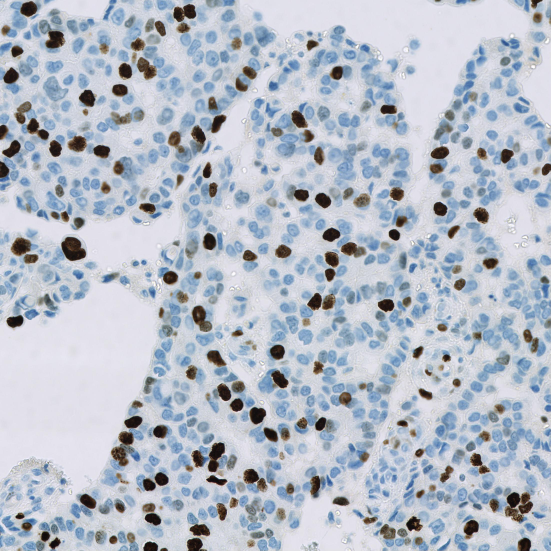
#> input picture OS-2-ndpi-detail.png, 1101 x 1101 px, found by its file name (shown at 1/2 size)
$ jupyter execute intro.ipynb
#> lines starting #> are read from the running program, lines starting #| are printed output that depends on the picture
# Image Processing Overview

This is a (very) brief overview of key image processing terms for pathologists interested in digital pathology.

Here, I have used [NumPy](https://numpy.org), [SciPy](https://scipy.org) and [scikit-image](https://scikit-image.org) for image processing.

Thanks to [Jupyter Book](https://jupyterbook.org), the {guilabel}`Click to show` buttons can be used to view the original Python code used to generate each image.

> The example Ki67 image is extracted from OS-2.ndpi.
> The original whole slide image is part of the OpenSlide freely-distributed data (https://openslide.org).
>
> You can find a more extensive introduction to bioimage analysis at https://bioimagebook.github.io/

[cell 1]
"""
Imports and helper functions used below.
"""

from imageio import imread
from matplotlib import pyplot as plt
import numpy as np
from typing import Iterable
from scipy import ndimage
import skimage


def rescale_percentiles(im, clip_percentile) -> np.ndarray:
    """
    Helper function to rescale a single channel image between 0 and 1, clipping by a specified percentile
    (both at the upper and lower bound).
    This is useful as a contrast adjustment method for an image intended only for display.
    """
    vmin = np.percentile(im, clip_percentile)
    vmax = np.percentile(im, 100-clip_percentile)
    return np.clip((im - vmin) / (vmax - vmin), 0, 1)


def colorize(im: np.ndarray, color: Iterable) -> np.ndarray:
    """
    Helper function to convert a single-channel image into a colorized (RGB) version.
    The color is expected to be a tuple with three values between 0 and 1 (for red, green and blue respectively).
    """
    return np.atleast_3d(im) * np.asarray(color).reshape((1, 1, 3))


def show_images(images, figheight=3, clip_percentile=None, cmap='gray', do_plot=True, n_rows=1, **kwargs):
    """
    Helper function to plot multiple images in a figure, in a standardized way.
    """
    n = len(images)
    figure = plt.figure(figsize=(figheight*n, figheight))
    counter = 0
    n_cols = n // n_rows
    for name, im in images.items():
        counter += 1
        plt.subplot(n_rows, n_cols, counter)
        if clip_percentile and im.dtype != bool:
            vmin = np.percentile(im, clip_percentile)
            vmax = np.percentile(im, 100-clip_percentile)
            plt.imshow(im, vmin=vmin, vmax=vmax, cmap=cmap, **kwargs)
        else:
            plt.imshow(im, cmap=cmap, **kwargs)
        if name:
            plt.title(name)
        plt.axis(False)
    plt.tight_layout()
    if do_plot:
        plt.show()


def label2rgb(labs, random_colors=False, **kwargs) -> np.ndarray:
    """
    Wrapper around skimage.color.label2rgb to optionally generate more random colours.
    """
    n = labs.max()
    if random_colors:
        colors = np.random.random((n, 3))
    else:
        colors = None
    return skimage.color.label2rgb(labs, colors=colors, **kwargs)


def mark_rois(im, labs) -> np.ndarray:
    """
    Helper function to mark ROIs on top of an image using the provided labels.
    """

    # If we have a binary image, label it first
    if labs.dtype == bool:
        labs, n = ndimage.label(labs)

    # Find the boundaries
    bw_boundaries = skimage.segmentation.find_boundaries(labs)

    # Expand labels by one pixel into the background to make boundaries thicker
    labs_max = ndimage.maximum_filter(labs, 3)
    labs[labs == 0] = labs_max[labs == 0]

    # Convert labels to RGB
    lab_rgb = label2rgb(labs)

    # Ensure we have an RGB image
    im_rgb = im.copy()
    if im_rgb.ndim == 2 or im_rgb.shape[2] == 1:
        im_rgb = np.dstack((im_rgb, im_rgb, im_rgb))

    # Ensure range 0-1
    if im_rgb.dtype == np.uint8:
        im_rgb = im_rgb.astype(np.float32) / 255.0

    # Update each contour
    for ii in range(3):
        im_temp = im_rgb[:, :, ii]
        lab_temp = lab_rgb[:, :, ii]
        im_temp[bw_boundaries] = lab_temp[bw_boundaries]
    return im_rgb


# Show the image
im = imread('OS-2-ndpi-detail.png')
#> im is the input picture: shape (1101, 1101, 3); mean R, G, B 180.7, 187.9, 200.2
show_images({'Detail from OS-2.ndpi': im}, figheight=5)
#> in show_images, `n = len(images)`: n = 1
#> the loop in show_images, `for name, im in images.items():` made 1 pass
#> (name, counter) on pass 1: ('Detail from OS-2.ndpi', 1)

## Digital image fundamentals

### Digital image

A **digital image** is essentially an array of numbers, where each number corresponds to a **pixel** (from **pic**ture **el**ement).

The pixels are visualized using a colour defined in a **lookup table** (sometimes referred to as a **colormap**).

Often, the lookup table simply uses shades of gray with black matching the lowest values and white matching the highest values.
However, different lookup tables can be used to visualize the same pixel values, thereby giving a different appearance to the image while keeping the raw data unchanged.

#### Example

A small digital image, expanded to display pixel values using a standard 'grayscale' lookup table (top) and the 'viridis' lookup table (bottom).

[cell 2]
# Create a grayscale image
im = imread('OS-2-ndpi-detail.png').mean(axis=-1).astype(np.uint8)[:200, :200]
#> im: shape (200, 200)

from matplotlib.colors import LinearSegmentedColormap
for cmap in ['gray', LinearSegmentedColormap.from_list('red', [(0, 0, 0), (1, 0, 0)])]:

    # Select a detailed region to enlarge
    x, y, width, height = (92, 60, 8, 8)
    im_detail = im[y:y+height, x:x+width]

    # Show the image, the enlarged region, and the pixel values superimposed on the enlarged region
    fig = plt.figure(figsize=(12, 6))
    import matplotlib.patches as patches
    rect = patches.Rectangle((x, y), width, height, linewidth=1, edgecolor='r', facecolor='none')

    plt.subplot(1, 3, 1)
    plt.imshow(im, vmin=0, vmax=255, cmap=cmap)
    plt.title('(A) Original image')
    plt.axis(False)
    plt.gca().add_patch(rect)

    plt.subplot(1, 3, 2)
    plt.imshow(im_detail, vmin=0, vmax=255, cmap=cmap)
    plt.axis(False)

    plt.title('(B) Enlarged view from (A)')

    plt.subplot(1, 3, 3)
    plt.imshow(im_detail, vmin=0, vmax=255, alpha = 1, cmap=cmap)
    plt.title('(C) Pixel values from (B)')
    plt.axis(False)
    for (i, j), z in np.ndenumerate(im_detail):
        c = 'white'
        plt.text(j, i, str(z), ha='center', va='center', color=c, fontdict={'size': 10})

    plt.tight_layout()
    plt.show()

### RGB image

An **RGB image** is a digital image in which three values are associated with each pixel: one each for **red**, **green**, and **blue**.

These colours are added together to give the final colour used to display the pixel.

##### Example

An RGB image split to give three separate images, corresponding to the red, green and blue channels respectively.
Each separated channel is shown with a lookup table that matches the corresponding colour.

[cell 3]
im = imread('OS-2-ndpi-detail.png')

# Define the red, green and blue colors
RED   = (1, 0, 0)
GREEN = (0, 1, 0)
BLUE  = (0, 0, 1)

# Strip out the red, green & blue channels and apply the
im_red = colorize(im[..., 0], RED)
im_green = colorize(im[..., 1], GREEN)
im_blue = colorize(im[..., 2], BLUE)
#> call 3 of colorize, with color = (0, 0, 1)
#> in colorize (call 3), `return np.atleast_3d(im) * np.asarray(color).reshape((1, 1, 3))`:
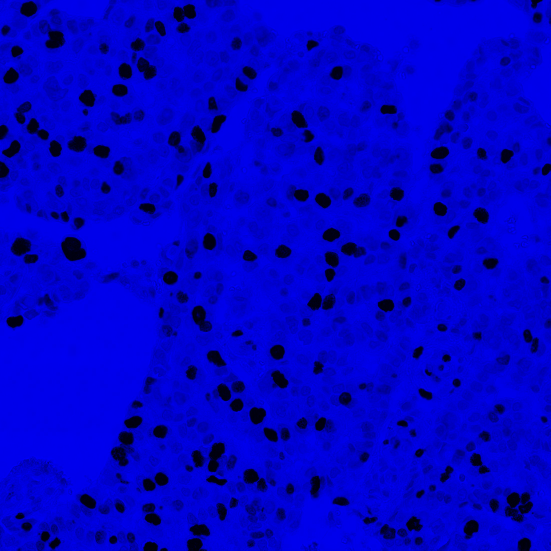
#> returned value: shape (1101, 1101, 3) int64 (shown at 1/2 size); mean of channels 0, 1, 2 0, 0, 200.2; drawn as R, G, B

# Add the RGB images together (we'll get what we started with)
im_rgb = im_red + im_green + im_blue

# Show the RGB image alongside colorized versions of each channel
show_images(
    dict(
        RGB=im_rgb,
        Red=im_red,
        Green=im_green,
        Blue=im_blue,
        )
)
#> the loop in show_images (call 2), `for name, im in images.items():` made 4 passes
#> name on passes 1 to 4: 'RGB', 'Red', 'Green', 'Blue'

### Single-channel image

A **single-channel image** is one in which each pixel just has a single value.

It is common to convert an RGB image (three channels) into a single-channel image during processing.
There are many ways to do this, e.g.
* Simply select one of the RGB values (i.e. extract a single channel, as shown above)
* Compute a simple average (mean) of the RGB values
* Compute a weighted average of the RGB values

> A justification often given for using a weighted mean is that human perception does not afford equal weights to all the colours.

#### Example

Visualizing an RGB image converted to single-channel by averaging RGB values.
The mean and weighted mean images look similar, but subtracting corresponding pixels reveals that the values are not identical.

[cell 4]
# Read the image
# For comparison with skimage output, first rescale to the range 0-1
im = imread('OS-2-ndpi-detail.png').astype(np.float32) / 255.0
#> im: shape (1101, 1101, 3) float32

# Compute the mean of RGB values
im_mean = im.mean(axis=-1)
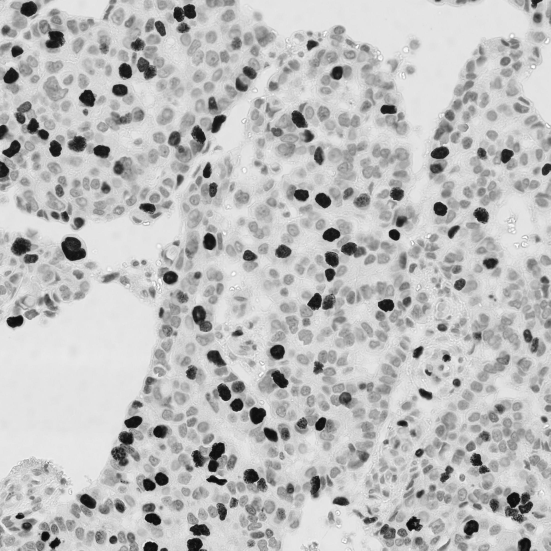
#> im_mean: shape (1101, 1101) float32 (shown at 1/2 size); min 0.0366, max 1, mean 0.744

# Use scikit-image for weighted conversion
# See https://scikit-image.org/docs/dev/auto_examples/color_exposure/plot_rgb_to_gray.html
im_weighted = skimage.color.rgb2gray(im)

# Show results and the difference
show_images(
    {'RGB': im, 'RGB mean': im_mean, 'Weighted mean': im_weighted, 'Difference': im_mean - im_weighted}, cmap='gray'
)

### Colour deconvolution

**Colour deconvolution** is a method of digital stain separation, first published by A. C. Ruifrok and D. A. Johnston [^fn_1], that is commonly used in digital pathology to split an RGB image into up to three single-channel images based upon stain colour.

[^fn_1]: Ruifrok AC, Johnston DA. Quantification of histochemical staining by color deconvolution. Anal Quant Cytol Histol. 2001 Aug;23(4):291-9. PMID: 11531144.

Colour deconvolution is calculated using **stain vectors**.
Each stain vector comprises 3 numbers, which relate to the RGB values that characterise the colour of a single stain in the image.
These values are normalized to be independent of stain intensity.

> Note that colour deconvolution is not the only approach to stain separation in digital pathology.
> While relatively straightforward to apply and practically very useful, colour deconvolution often produces 'impossible' results (e.g. imperfect images or stain vectors can result in negative stain values), which must be taking into consideration for any quantification.

#### Example

Stain separation using colour deconvolution.
Here, default stain vectors for hematoxylin (blue) and DAB (brown) are used with the colour deconvolution implementation found in scikit-image.

This already gives a subjectively reasonable separation of the blue and brown pixels.
The separation could nevertheless be improved by using stain vectors derived from the pixel values of the image itself.
Note also that the strongly positive (brown) pixels also have higher values in the 'hematoxylin' image.

[cell 5]
im = imread('OS-2-ndpi-detail.png')

# Use the default stain vectors and implementation from scikit-image
# Note that this is not at all optimal for the current image!
im_deconv = skimage.color.separate_stains(im, skimage.color.hdx_from_rgb)
#> im_deconv: shape (1101, 1101, 3) float64; mean of channels 0, 1, 2 0.032, 0.0152, 0.0107

im_hematoxylin = im_deconv[..., 0]
im_dab = im_deconv[..., 1]
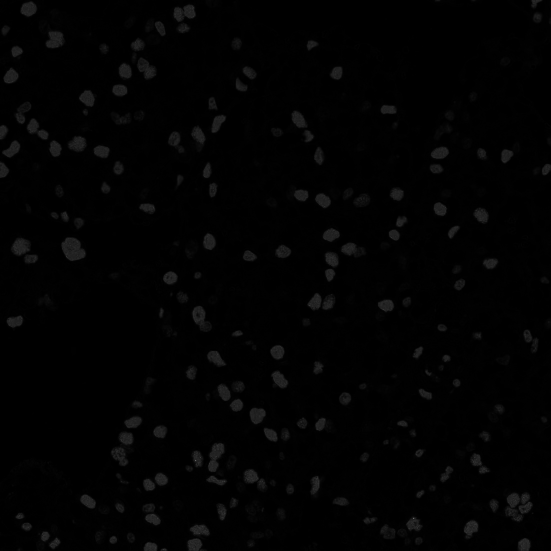
#> im_dab: shape (1101, 1101) float64 (shown at 1/2 size); min 0, max 1.41, mean 0.0152; drawn with min black and max white

show_images(
    {'RGB': im,
     'Hematoxylin': rescale_percentiles(im_hematoxylin, 1),
     'DAB': rescale_percentiles(im_dab, 1)
    }, cmap='gray'
)
#> in rescale_percentiles, `vmin = np.percentile(im, clip_percentile)`: vmin = 0.00962
#> in rescale_percentiles, `vmax = np.percentile(im, 100-clip_percentile)`: vmax = 0.134

### Multichannel image

A **multichannel image** is similar to an RGB image, except that it may have any number of channels - which are not necessarily viewed using red, green and blue lookup tables.

Multichannel images have been common in fluorescence microscopy for a long time.
Techniques such as *imaging mass cytometry* can routinely generate multichannel images with >40 channels.

#### Example

Illustration of a multichannel image with two channels.
Here, the channels are simply those generated previously by colour deconvolution - but assigned different lookup tables for visualization.

> Note that merging the colour deconvolved channels in this way does not produce the original RGB image.

[cell 6]
# Convert to an RGB version so we can visualize the result
im_h_color = colorize(rescale_percentiles(im_hematoxylin, 1), [0.2, 0.7, 1])
#> in colorize (call 4), `return np.atleast_3d(im) * np.asarray(color).reshape((1, 1, 3))`:
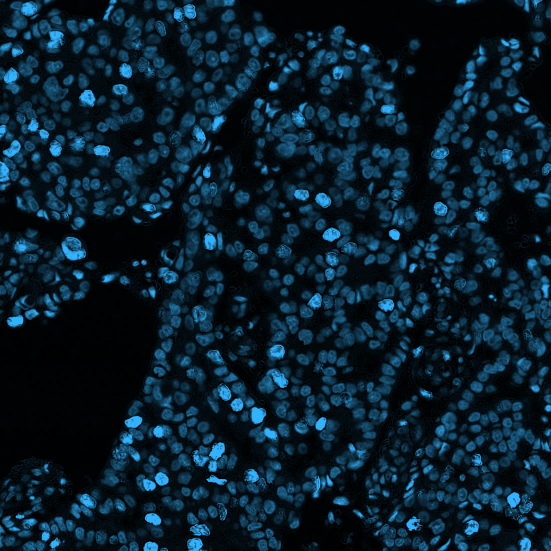
#> returned value: shape (1101, 1101, 3) float64 (shown at 1/2 size); mean of channels 0, 1, 2 0.0356, 0.125, 0.178; drawn as R, G, B
im_dab_color = colorize(rescale_percentiles(im_dab, 1), [1, 0.5, 0.2])

show_images(
    {
        'Merged multichannel': np.clip(im_h_color + im_dab_color, 0, 1),
        'Hematoxylin channel': im_h_color,
        'DAB channel': im_dab_color
    }
)

### Binary image

A **binary image** contains pixels with at most two different values, typically corresponding to **background** and **foreground**.

Binary images are often generated in an image processing workflow when detecting **objects**, i.e. structures of interest within the image.

#### Example

Three different binary images, derived by applying a **threshold** to the same input image.
Pixels with values above the threshold are classified as foreground (white) and pixels less than or equal to the threshold are classified as background (black).

The choice of threshold has a substantial impact upon the size, shape and number of objects detected.
Note also that a threshold alone does not do a good job of detecting nuclei here: more processing operations are needed.

[cell 7]
# Extract a small detail from the original & colour deconvolved images
im_detail = im[:200, :200]
im_h_detail = im_hematoxylin[:200, :200]
im_dab_detail = im_dab[:200, :200]
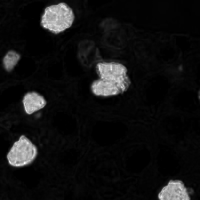
#> im_dab_detail: shape (200, 200) float64; min 0, max 0.262, mean 0.0192; drawn with min black and max white

# Create a dict of thresholded images (plus the original first)
thresholded_images = {
    f'Hematoxylin detail': rescale_percentiles(im_h_detail, 1),
    f'Thresholded > mean ({im_hematoxylin.mean():.2})': im_h_detail > im_hematoxylin.mean(),
    'Thresholded > 0.05': im_h_detail > 0.05,
    'Thresholded > 0.1': im_h_detail > 0.1
}
#> in rescale_percentiles (call 5), `vmin = np.percentile(im, clip_percentile)`: vmin = 0.011
#> in rescale_percentiles (call 5), `vmax = np.percentile(im, 100-clip_percentile)`: vmax = 0.147
#> in rescale_percentiles (call 5), `return np.clip((im - vmin) / (vmax - vmin), 0, 1)`:
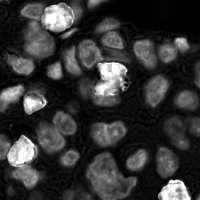
#> returned value: shape (200, 200) float64; min 0, max 1, mean 0.208

show_images(thresholded_images, cmap='gray')

### Labelled image

A **labelled image** is similar to a binary image, except that distinct *foreground* objects each have their own unique integer label.
This makes it possible to distinguish between different objects, not simply foreground and background.

#### Example

Three labelled images, derived from the binary images above.
These are created by tracing **connected components** within the binary image, i.e. connected groups of foreground pixels.

[cell 8]
# Take thresholded images from before, and label the objects
labelled_images = {}
for name, im in thresholded_images.items():
    if im.dtype == bool:
        labelled_images[name + ' labels'] = label2rgb(ndimage.label(im)[0])
    else:
        labelled_images[name] = im
#> this loop made 4 passes
#> name on passes 2 to 4: 'Thresholded > mean (0.032)', 'Thresholded > 0.05', 'Thresholded > 0.1'
#> after the loop, labelled_images = 4 items

show_images(labelled_images, cmap='gray')
#> the loop in show_images (call 7), `for name, im in images.items():` made 4 passes
#> name on passes 1 to 4: 'Hematoxylin detail', 'Thresholded > mean (0.032) labels', 'Thresholded > 0.05 labels', 'Thresholded > 0.1 labels'
#> after the loop in show_images (call 7), `for name, im in images.items():`: counter = 4
#> in show_images (call 7), `plt.show()`:
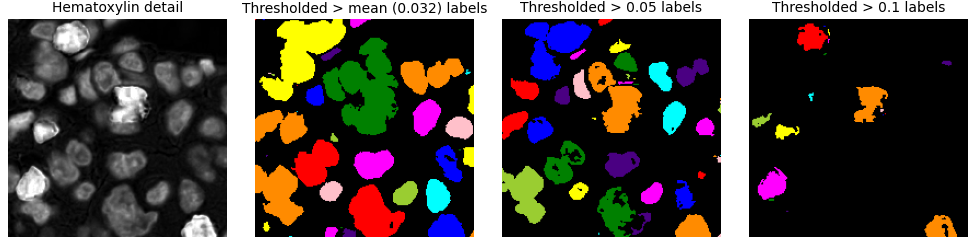
#> figure drawn by matplotlib, 4 panels

### Region of interest

**Regions of interest (ROIs)** provide an alternative to labelled images as a way to represent objects, or to define areas of interest that do not necessarily correspond to any particular structure (e.g. a region within which analysis should be applied).

> ROIs are often represented as polygons, although this depends upon the software being used.
> There is not always a clear distinction between a ROI and an object, and a ROI may also be represented using a binary or labelled image.

#### Example

Generating region of interest polygons from the labelled images above, to visualize detected objects more clearly on top of the original image.

[cell 9]
roi_images = {}
for name, im in thresholded_images.items():
    if im.dtype == bool:
        roi_images[name + ' labels'] = mark_rois(rescale_percentiles(im_h_detail, 1), ndimage.label(im)[0])
    else:
        roi_images[name] = im
#> this loop made 4 passes
#> pass 2, in mark_rois, `labs_max = ndimage.maximum_filter(labs, 3)`:
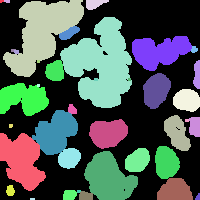
#> labs_max: shape (200, 200) int32; 39 distinct labels, from 0 to 38; one colour per label, 0 black
#> after the loop, roi_images = 4 items

show_images(roi_images, cmap='gray')
#> the loop in show_images (call 8), `for name, im in images.items():` made 4 passes
#> after the loop in show_images (call 8), `for name, im in images.items():`: counter = 4
#> in show_images (call 8), `plt.show()`:
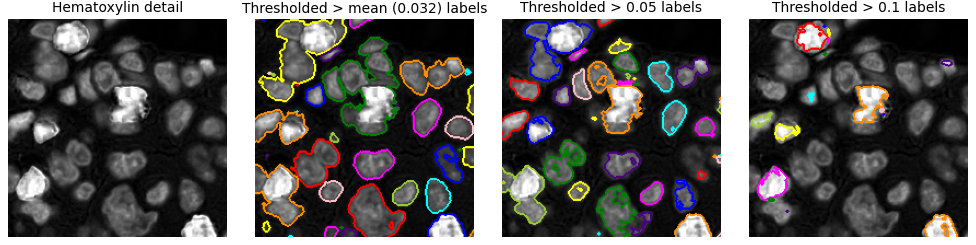
#> figure drawn by matplotlib, 4 panels

## Image filters

### Linear filters

A **linear filter** replaces every pixel values in an image by a **weighted sum** of the surrounding pixel values.

Applying a linear filter is often called **convolution** and the weights are defined using a **convolution kernel**.

#### Example

The result of applying three different 3x3 convolution kernels are shown:
* **3x3 Mean** - calculates the mean of each pixel and its immediate neighbors; used for smoothing
* **3x3 Sobel** - approximates a vertical gradient; used to enhance horizontal edges
* **3x3 Laplacian** - approximates a second derivative; used to enhance spots and edges

[cell 10]
# Define three convolution kernels
kernel_mean3x3 = np.ones((3, 3)) / 9.0
kernel_sobel = np.asarray([[1, 2, 1], [0, 0, 0], [-1, -2, -1]])
kernel_laplacian = np.asarray([[0, 1, 0], [1, -4, 1], [0, 1, 0]])

kernels = {
    '3x3 Mean filter': kernel_mean3x3,
    '3x3 Sobel filter': kernel_sobel,
    '3x3 Laplacian filter': kernel_laplacian
}

# Plot images with kernels below
col = 0
n_rows = 2

n_cols = len(kernels) + 1
plt.figure(figsize=(12, 6))
plt.subplot(n_rows, n_cols, 1)
plt.imshow(im_h_detail, cmap='gray')
plt.title('Original image')
plt.axis(False)

for name, kernel in kernels.items():
    col += 1

    plt.subplot(n_rows, n_cols, col+1)
    plt.title(name)
    im_filtered = ndimage.convolve(im_h_detail, kernel)
    vmin = np.percentile(im_filtered, 1)
    vmax = np.percentile(im_filtered, 99)
    plt.imshow(im_filtered, vmin=vmin, vmax=vmax, cmap='gray')
    plt.axis(False)

    plt.subplot(n_rows, n_cols, n_cols+col+1)
    plt.imshow(np.ones(kernel.shape), vmin=0, vmax=1, alpha = 1, cmap='gray')
    plt.grid(which='major', axis='both', linestyle='-', color='lightgray', linewidth=2)
    plt.xticks(np.arange(4) - 0.5, labels=[])
    plt.yticks(np.arange(4) - 0.5, labels=[])
    for (i, j), z in np.ndenumerate(kernel):
        c = 'black'
        if kernel is kernel_mean3x3:
            plt.text(j, i, '1/9', ha='center', va='center', color=c, fontdict={'size': 12})
        else:
            plt.text(j, i, str(z), ha='center', va='center', color=c, fontdict={'size': 12})
#> this loop made 3 passes
#> (vmin, vmax) on passes 1 to 3: (0.0113, 0.144), (-0.124, 0.151), (-0.032, 0.031)
#> pass 3, `im_filtered = ndimage.convolve(im_h_detail, kernel)`:
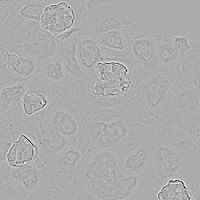
#> im_filtered: shape (200, 200) float64; min -0.218, max 0.106, mean -8.05e-20; drawn with min black and max white
#> after the loop, col = 3

plt.tight_layout()
plt.show()
#> (the rest of the program and of its run is left out)
